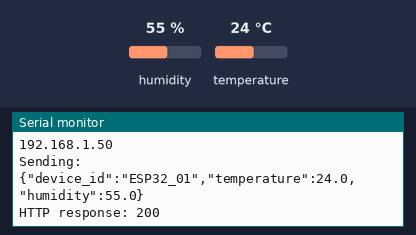
A sketch run on a simulated ESP32. Parts: the last lines printed to the serial monitor. The test bench sets the inputs (shaded band); at power-on: humidity 55 %, temperature 24 °C. WiFi joins after 1.5 s; servers stay silent unless stated; uploads are accepted with an empty reply; not simulated (calls return 0 or success): secrets.h.

Above: at 2.7 s.
2.8 s: humidity set to 22 %
At 11.91 s:
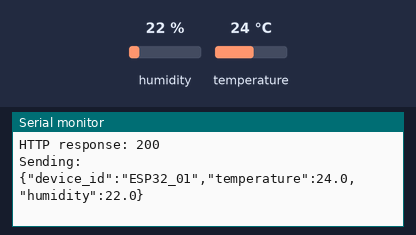
13.0 s: temperature set to 12 °C
At 23.0 s:
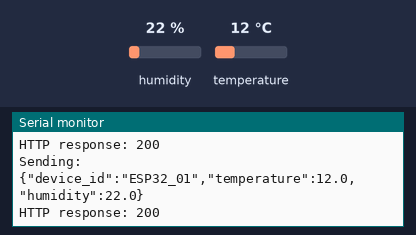
23.2 s: humidity set to 40 %
At 33.4 s:
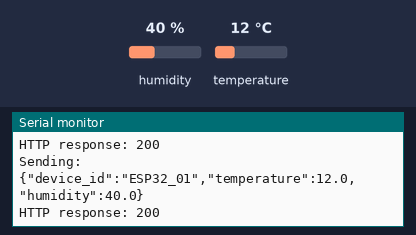
Timing chart, 0 to 34.9 s (numbered marks = the images above; inputs shaded):
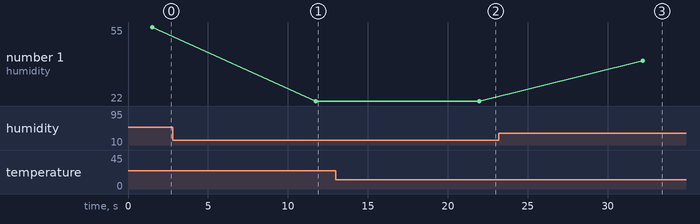

Measured:
- after the input at 2.8 s, the serial monitor: prints a new line after 9.0 s (image 1)
- after the input at 13.0 s, the serial monitor: prints a new line after 9.0 s (image 2)
- after the input at 23.2 s, the serial monitor: prints a new line after 9.0 s (image 3)
- plotted number 1: 55 → 22 after the input at 2.8 s, 22 → 40 after the input at 23.2 s

The sketch:

wifi_test.ino
```cpp
#include <WiFi.h>
#include <HTTPClient.h>
#include <DHT.h>

#define DHTPIN 4
#define DHTTYPE DHT11

#include "secrets.h"

// Replace with your laptop's Wi-Fi IPv4 address
const char* serverUrl =
  "http://192.168.0.128:3001/api/sensor-data";

DHT dht(DHTPIN, DHTTYPE);

void setup() {
  Serial.begin(115200);
  dht.begin();

  WiFi.begin(ssid, password);
  Serial.print("Connecting to Wi-Fi");

  while (WiFi.status() != WL_CONNECTED) {
    delay(500);
    Serial.print(".");
  }

  Serial.println("\nWi-Fi connected!");
  Serial.println(WiFi.localIP());
}

void loop() {
  if (WiFi.status() != WL_CONNECTED) {
    Serial.println("Wi-Fi disconnected");
    delay(5000);
    return;
  }

  float temperature = dht.readTemperature();
  float humidity = dht.readHumidity();

  if (isnan(temperature) || isnan(humidity)) {
    Serial.println("DHT11 reading failed");
    delay(5000);
    return;
  }

  HTTPClient http;
  http.begin(serverUrl);
  http.addHeader("Content-Type", "application/json");

  // Backend can assign the timestamp when receiving the reading.
  String payload = "{\"device_id\":\"ESP32_01\",\"temperature\":";
  payload += String(temperature, 1);
  payload += ",\"humidity\":";
  payload += String(humidity, 1);
  payload += "}";

  Serial.println("Sending:");
  Serial.println(payload);

  int httpCode = http.POST(payload);

  Serial.print("HTTP response: ");
  Serial.println(httpCode);

  if (httpCode > 0) {
    Serial.println(http.getString());
  } else {
    Serial.println(http.errorToString(httpCode));
  }

  http.end();
  delay(10000);
}
```
